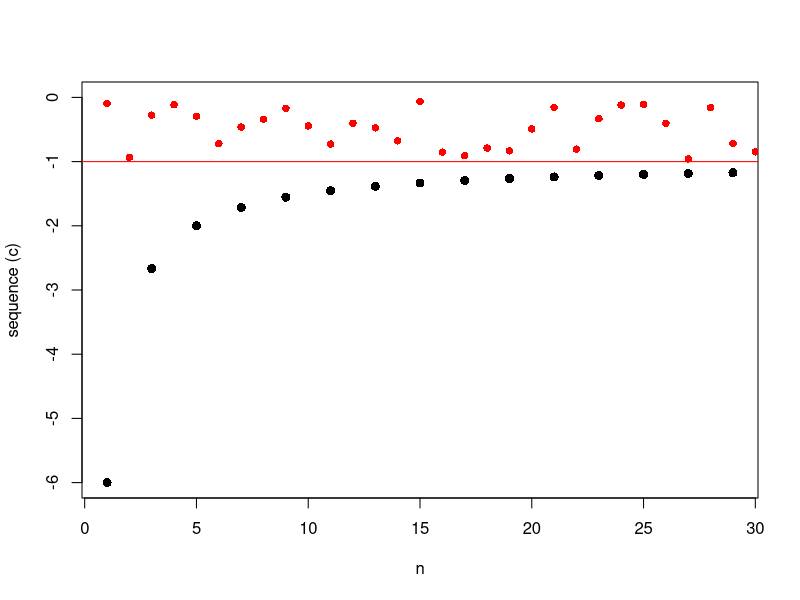
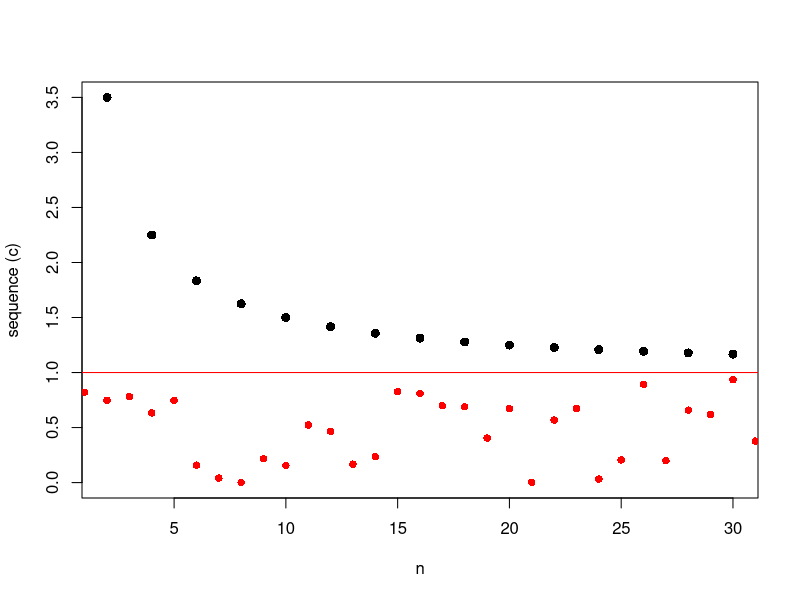
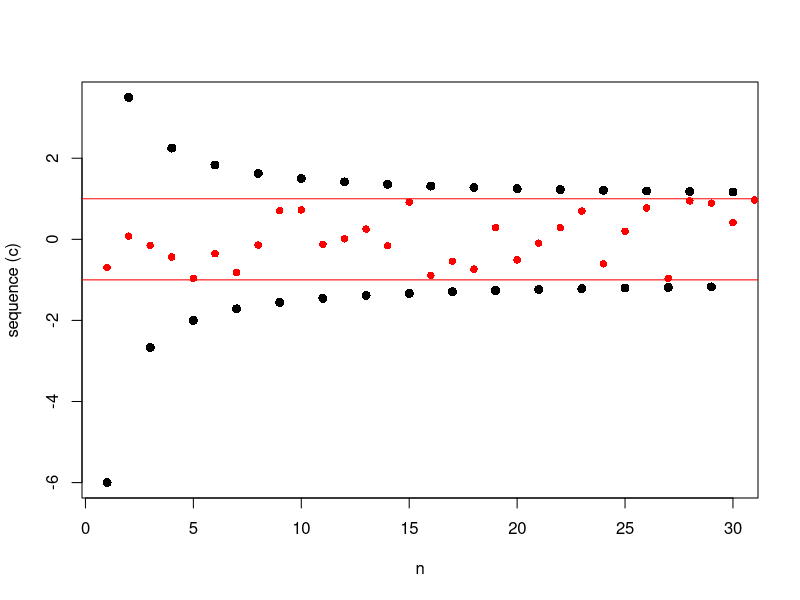

The R source for these figures, in order:
## ---- chunk 1
f = Vectorize(function(n) (-1)^n*(n+5)/n)
n = 1:30
s = f(n)
d = cbind(n,s)
r = runif(100,-1,0)
plot(d[d[,2]<0,], pch = 16, ylim = c(-6,0), cex = 1.2, ylab = "sequence (c)")
points(r, pch = 16, col = "red")
abline(h = -1, col = "red")
## ---- chunk 2
r = runif(100,0,1)
plot(d[d[,2]>0,], pch = 16, cex = 1.2, ylab = "sequence (c)", ylim = c(0,3.5))
points(r, pch = 16, col = "red")
abline(h = 1, col = "red")
## ---- chunk 3
r = runif(500,-1,1)
plot(d, pch = 16, cex = 1.2, ylab = "sequence (c)")
points(r, pch = 16, col = "red")
abline(h = 1, col = "red")
abline(h = -1, col = "red")
